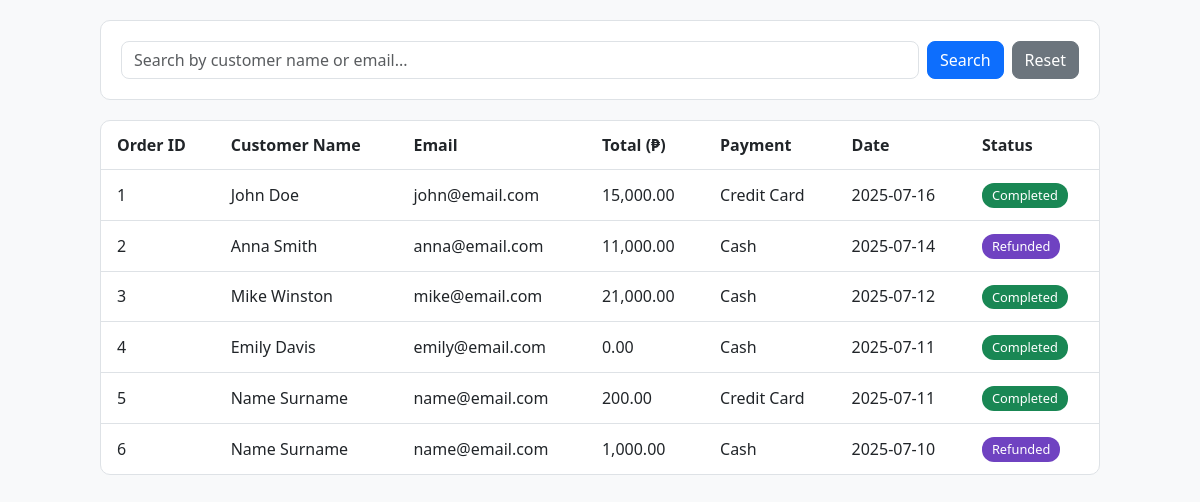
The app's page /invoice.php with its own data.
### tables this page shows
CREATE TABLE orders (
    order_id INT AUTO_INCREMENT PRIMARY KEY,
    customer_name VARCHAR(100),
    customer_email VARCHAR(100),
    total DECIMAL(10, 2),
    payment_method VARCHAR(20),
    order_date DATE,
    status VARCHAR(20)
);

### invoice.php (the view, shortened to what this page needs)
<?php
$conn = new mysqli("localhost", "root", "", "erp_db");
$search = '';
if (isset($_GET['search'])) {
    $search = trim($_GET['search']);
    $stmt = $conn->prepare("SELECT * FROM orders WHERE customer_name LIKE CONCAT('%', ?, '%') OR customer_email LIKE CONCAT('%', ?, '%') ORDER BY date_created DESC");
    $stmt->bind_param("ss", $search, $search);
    $stmt->execute();
    $result = $stmt->get_result();
} else {
    $sql = "SELECT * FROM orders ORDER BY order_date DESC";
    $result = $conn->query($sql);
}
?>
<!DOCTYPE html>
<html lang="en">
<head>
    <link href="https://cdn.jsdelivr.net/npm/bootstrap@5.3.3/dist/css/bootstrap.min.css" rel="stylesheet">
    <link rel="stylesheet" href="invoice_design.css">
</head>
<body>
    <div class="search-box">
        <form method="GET" action="invoice.php" class="d-flex gap-2">
            <input type="text" name="search" class="form-control" placeholder="Search by customer name or email..." value="<?= htmlspecialchars($search) ?>">
            <button type="submit" class="btn btn-primary">Search</button>
            <a href="invoice.php" class="btn btn-secondary">Reset</a>
        </form>
    </div>
    <div class="result-box">
        <table>
            <thead>
                <tr>
                    <th>Order ID</th>
                    <th>Customer Name</th>
                    <th>Email</th>
                    <th>Total (₱)</th>
                    <th>Payment</th>
                    <th>Date</th>
                    <th>Status</th>
                </tr>
            </thead>
            <tbody>
                <?php if ($result && $result->num_rows > 0): ?>
                    <?php while ($row = $result->fetch_assoc()): ?>
                        <tr>
                            <td><?= htmlspecialchars($row['order_id']) ?></td>
                            <td><?= htmlspecialchars($row['customer_name']) ?></td>
                            <td><?= htmlspecialchars($row['customer_email']) ?></td>
                            <td><?= number_format($row['total'], 2) ?></td>
                            <td><?= htmlspecialchars($row['payment_method']) ?></td>
                            <td><?= htmlspecialchars($row['order_date']) ?></td>
                            <td>
                                <?php
                                    $status = strtolower(trim($row['status']));
                                    $badgeClass = match($status) {
                                        'delivered' => 'status-delivered',
                                        'shipped' => 'status-shipped',
                                        'processing' => 'status-processing',
                                        'cancelled' => 'status-cancelled',
                                        'pending' => 'status-pending',
                                        'refunded' => 'status-refunded',
                                        'completed' => 'status-completed',
                                        default => 'status-default'
                                    };
                                ?>
                                <span class="badge <?= $badgeClass ?>"><?= ucfirst($status) ?></span>
                            </td>
                        </tr>
                    <?php endwhile; ?>
                <?php else: ?>
                    <tr>
                        <td colspan="7" style="text-align: center;">No invoice records found.</td>
                    </tr>
                <?php endif; ?>
            </tbody>
        </table>
    </div>
</body>
</html>

### invoice_design.css (style rules this page uses)
body { background-color: #f8f9fa; margin: 0; font-family: 'Segoe UI', Tahoma, Geneva, Verdana, sans-serif; }
html, body { height: 100%; width: 100%; }
.search-box { padding: 20px; border: 1px solid #dee2e6; border-radius: 10px; background-color: white; margin: 20px auto 10px auto; max-width: 1000px; }
.search-box input.form-control, .search-box .btn { border-radius: 8px; }
.result-box { border: 1px solid #dee2e6; background-color: white; border-radius: 10px; margin: 20px auto; max-width: 1000px; overflow-x: auto; }
.result-box table { width: 100%; border-collapse: separate; border-spacing: 0; border-radius: 10px; overflow: hidden; }
.result-box th, .result-box td { padding: 12px 16px; text-align: left; border-bottom: 1px solid #dee2e6; vertical-align: middle; }
.result-box thead th:first-child { border-top-left-radius: 10px; }
.result-box thead th:last-child { border-top-right-radius: 10px; }
.result-box tbody tr:last-child td { border-bottom: none; }
.badge { font-size: 0.8rem; padding: 6px 10px; border-radius: 12px; font-weight: 500; }
.status-refunded { background-color: #6f42c1; color: white; }
.status-completed { background-color: #198754; color: white; }

### records on screen
orders: order_id "1", customer_name "John Doe", customer_email "john@email.com", total "15,000.00", payment_method "Credit Card", order_date "2025-07-16", status "Completed"
orders: order_id "2", customer_name "Anna Smith", customer_email "anna@email.com", total "11,000.00", payment_method "Cash", order_date "2025-07-14", status "Refunded"
orders: order_id "3", customer_name "Mike Winston", customer_email "mike@email.com", total "21,000.00", payment_method "Cash", order_date "2025-07-12", status "Completed"
orders: order_id "4", customer_name "Emily Davis", customer_email "emily@email.com", total "0.00", payment_method "Cash", order_date "2025-07-11", status "Completed"
orders: order_id "5", customer_name "Name Surname", customer_email "name@email.com", total "200.00", payment_method "Credit Card", order_date "2025-07-11", status "Completed"
orders: order_id "6", customer_name "Name Surname", customer_email "name@email.com", total "1,000.00", payment_method "Cash", order_date "2025-07-10", status "Refunded"
